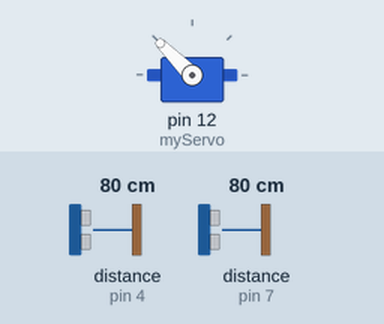
Simulated run of this sketch. Board: Arduino Uno, built with avr-gcc and run on an emulated ATmega328P. Parts: servo. Wiring (inferred from the names in the program): 2 × ultrasonic range finder: trigger pin 2, echo pin 4 / trigger pin 8, echo pin 7. The test bench sets the inputs (shaded band); at power-on: distance to the obstacle (sensors on pin 4, pin 7) 80 cm. The echo pulse lasts 58.3 µs per cm; the ROS host is connected and sends only what is stated.

Above: at 2.7 s.
2.8 s: distance to the obstacle (sensor on pin 4) set to 250 cm
At 3.22 s:
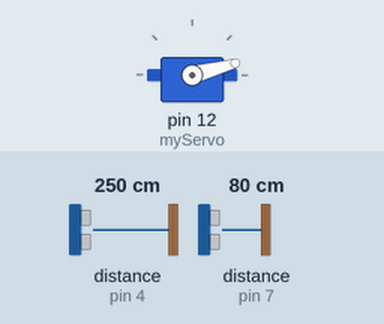
24.3 s: distance to the obstacle (sensor on pin 7) set to 4 cm
At 24.99 s:
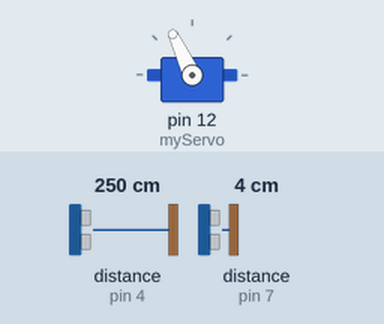
Timing chart, 0 to 28.8 s (numbered marks = the images above; inputs shaded):
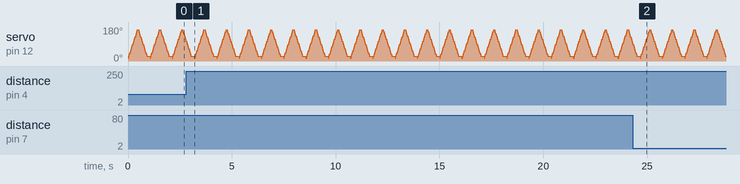

The sketch:

2Sonar_2Servo_ROS.ino
```cpp
/*
 * rosserial Publisher Example
 * Prints "hello world!"
 */
#define SERIAL_CLASS Serial_
#include <ros.h>
#include<std_msgs/Int16.h>
#include <Servo.h>
// Pin Numbers
//const int lockerPin1 = 12;
//const int lockerPin2 = 13;
Servo myServo;
//
#define echoPin 7
#define trigPin 8
#define echoPin1 4
#define trigPin1 2
// variables will change:
int lockerState = 0;
int incomingByte;
int object_distance;
int object_distance1;
int motor_angle;
long duration, distance;
long duration1, distance1;

ros::NodeHandle  nh;

std_msgs::Int16 str_msg1;
ros::Publisher sonar("sonar", &str_msg1);
//std_msgs::Int16 str_msg2;
//ros::Publisher sonar2("sonar2", &str_msg2);


void setup()
{
  nh.initNode();
  nh.advertise(sonar);
  Serial.begin(9600);
  pinMode(trigPin, OUTPUT); // Trigger PIN
  pinMode(echoPin, INPUT); // Echo PIN
  pinMode(trigPin1, OUTPUT); // Trigger PIN
  pinMode(echoPin1, INPUT); // Echo PIN
  myServo.attach(12);
}

void loop()
{
  Servo_with_sonar();
   object_distance=calculateDistance();
   object_distance1=calculateDistance1();
  str_msg1.data = object_distance;
  sonar.publish( &str_msg1 );
   str_msg1.data = object_distance1;
  sonar.publish( &str_msg1 );
//   str_msg2.data = object_distance1;
//  sonar2.publish( &str_msg2 );
  nh.spinOnce();
  delay(100);
}

// zi function
long microsecondsToCentimeters (long microseconds) {
 // The speed of sound is 340 m/s or 29 microseconds per centimeter
 // The ping travels forth and back, so, the distance is half the distance traveled
 return microseconds / 29 / 2;
}

 //****** Sonar*************
int calculateDistance(){
      //control sonars
         digitalWrite (trigPin, LOW);
         delayMicroseconds(2);
         digitalWrite(trigPin, HIGH);
         delayMicroseconds(10);
         digitalWrite (trigPin, LOW);
 //read the bounced wave
        duration = pulseIn(echoPin, HIGH);
 //calculate the distance
       distance = microsecondsToCentimeters(duration);
       delay(10);
       return distance;
}
int calculateDistance1(){
      //control sonars1
         digitalWrite (trigPin1, LOW);
         delayMicroseconds(2);
         digitalWrite(trigPin1, HIGH);
         delayMicroseconds(10);
         digitalWrite (trigPin1, LOW);
 //read the bounced wave
        duration1 = pulseIn(echoPin1, HIGH);
 //calculate the distance
       distance1 = microsecondsToCentimeters(duration1);
       delay(10);
       return distance1;
}
//*****Servo motor with sonar
void Servo_with_sonar(){
  for(int i=15;i<=165;i=i+10){
      myServo.write(i);
      delay(30);
   }
   for(int i=165;i>15;i=i-10){
      myServo.write(i);
      delay(30);
   }
}
//rosrun rosserial_python serial_node.py _port:=/dev/ttyACM3 _baud:=9600
```
